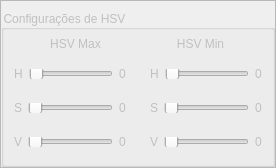
                              <widget class="QFrame" name="box_HSV_configs">
                               <property name="maximumSize">
                                <size>
                                 <width>400</width>
                                 <height>16777215</height>
                                </size>
                               </property>
                               <property name="styleSheet">
                                <string notr="true">
QSlider::handle:hover {
	background-color: rgb(255, 255, 0);
}</string>
                               </property>
                               <property name="frameShape">
                                <enum>QFrame::StyledPanel</enum>
                               </property>
                               <property name="frameShadow">
                                <enum>QFrame::Raised</enum>
                               </property>
                               <layout class="QVBoxLayout" name="verticalLayout_66">
                                <property name="leftMargin">
                                 <number>0</number>
                                </property>
                                <property name="topMargin">
                                 <number>9</number>
                                </property>
                                <property name="rightMargin">
                                 <number>0</number>
                                </property>
                                <property name="bottomMargin">
                                 <number>0</number>
                                </property>
                                <item>
                                 <widget class="QGroupBox" name="groupBox_8">
                                  <property name="minimumSize">
                                   <size>
                                    <width>228</width>
                                    <height>100</height>
                                   </size>
                                  </property>
                                  <property name="autoFillBackground">
                                   <bool>false</bool>
                                  </property>
                                  <property name="styleSheet">
                                   <string notr="true">font: 600 9pt &quot;Segoe UI Variable Small&quot;;
color: rgb(192, 192, 192);</string>
                                  </property>
                                  <property name="title">
                                   <string>Configurações de HSV</string>
                                  </property>
                                  <property name="flat">
                                   <bool>false</bool>
                                  </property>
                                  <property name="checkable">
                                   <bool>false</bool>
                                  </property>
                                  <layout class="QVBoxLayout" name="verticalLayout_67">
                                   <property name="spacing">
                                    <number>4</number>
                                   </property>
                                   <property name="leftMargin">
                                    <number>0</number>
                                   </property>
                                   <property name="topMargin">
                                    <number>0</number>
                                   </property>
                                   <property name="rightMargin">
                                    <number>0</number>
                                   </property>
                                   <property name="bottomMargin">
                                    <number>0</number>
                                   </property>
                                   <item>
                                    <widget class="QFrame" name="titles_hsv">
                                     <property name="minimumSize">
                                      <size>
                                       <width>0</width>
                                       <height>23</height>
                                      </size>
                                     </property>
                                     <property name="maximumSize">
                                      <size>
                                       <width>16777215</width>
                                       <height>40</height>
                                      </size>
                                     </property>
                                     <property name="styleSheet">
                                      <string notr="true"/>
                                     </property>
                                     <property name="frameShape">
                                      <enum>QFrame::NoFrame</enum>
                                     </property>
                                     <property name="frameShadow">
                                      <enum>QFrame::Raised</enum>
                                     </property>
                                     <layout class="QHBoxLayout" name="horizontalLayout_40">
                                      <property name="spacing">
                                       <number>0</number>
                                      </property>
                                      <property name="leftMargin">
                                       <number>9</number>
                                      </property>
                                      <property name="topMargin">
                                       <number>5</number>
                                      </property>
                                      <property name="rightMargin">
                                       <number>9</number>
                                      </property>
                                      <property name="bottomMargin">
                                       <number>0</number>
                                      </property>
                                      <item>
                                       <widget class="QLabel" name="left_title">
                                        <property name="text">
                                         <string>HSV Max</string>
                                        </property>
                                        <property name="alignment">
                                         <set>Qt::AlignCenter</set>
                                        </property>
                                       </widget>
                                      </item>
                                      <item>
                                       <widget class="QLabel" name="right_title">
                                        <property name="text">
                                         <string>HSV Min</string>
                                        </property>
                                        <property name="alignment">
                                         <set>Qt::AlignCenter</set>
                                        </property>
                                       </widget>
                                      </item>
                                     </layout>
                                    </widget>
                                   </item>
                                   <item>
                                    <widget class="QFrame" name="content_box">
                                     <property name="minimumSize">
                                      <size>
                                       <width>0</width>
                                       <height>0</height>
                                      </size>
                                     </property>
                                     <property name="frameShape">
                                      <enum>QFrame::NoFrame</enum>
                                     </property>
                                     <property name="frameShadow">
                                      <enum>QFrame::Raised</enum>
                                     </property>
                                     <layout class="QHBoxLayout" name="horizontalLayout_41">
                                      <property name="spacing">
                                       <number>4</number>
                                      </property>
                                      <property name="leftMargin">
                                       <number>0</number>
                                      </property>
                                      <property name="topMargin">
                                       <number>0</number>
                                      </property>
                                      <property name="rightMargin">
                                       <number>0</number>
                                      </property>
                                      <property name="bottomMargin">
                                       <number>5</number>
                                      </property>
                                      <item>
                                       <widget class="QFrame" name="frame_30">
                                        <property name="maximumSize">
                                         <size>
                                          <width>135</width>
                                          <height>16777215</height>
                                         </size>
                                        </property>
                                        <property name="styleSheet">
                                         <string notr="true"/>
                                        </property>
                                        <property name="frameShape">
                                         <enum>QFrame::NoFrame</enum>
                                        </property>
                                        <property name="frameShadow">
                                         <enum>QFrame::Raised</enum>
                                        </property>
                                        <layout class="QVBoxLayout" name="verticalLayout_68">
                                         <property name="spacing">
                                          <number>2</number>
                                         </property>
                                         <property name="leftMargin">
                                          <number>1</number>
                                         </property>
                                         <property name="topMargin">
                                          <number>1</number>
                                         </property>
                                         <property name="rightMargin">
                                          <number>1</number>
                                         </property>
                                         <property name="bottomMargin">
                                          <number>1</number>
                                         </property>
                                         <item>
                                          <widget class="QFrame" name="box_h_max">
                                           <property name="styleSheet">
                                            <string notr="true"/>
                                           </property>
                                           <property name="frameShape">
                                            <enum>QFrame::NoFrame</enum>
                                           </property>
                                           <property name="frameShadow">
                                            <enum>QFrame::Raised</enum>
                                           </property>
                                           <layout class="QHBoxLayout" name="horizontalLayout_42">
                                            <item>
                                             <widget class="QLabel" name="label_67">
                                              <property name="text">
                                               <string>H</string>
                                              </property>
                                             </widget>
                                            </item>
                                            <item>
                                             <widget class="QSlider" name="horizontalSlider_13">
                                              <property name="minimumSize">
                                               <size>
                                                <width>0</width>
                                                <height>10</height>
                                               </size>
                                              </property>
                                              <property name="maximumSize">
                                               <size>
                                                <width>16777215</width>
                                                <height>10</height>
                                               </size>
                                              </property>
                                              <property name="cursor">
                                               <cursorShape>PointingHandCursor</cursorShape>
                                              </property>
                                              <property name="styleSheet">
                                               <string notr="true">QSlider::handle {
    height: 10px; /* Largura do manipulador do slider */
}</string>
                                              </property>
                                              <property name="orientation">
                                               <enum>Qt::Horizontal</enum>
                                              </property>
                                             </widget>
                                            </item>
                                            <item>
                                             <widget class="QLabel" name="label_68">
                                              <property name="text">
                                               <string>0</string>
                                              </property>
                                             </widget>
                                            </item>
                                           </layout>
                                          </widget>
                                         </item>
                                         <item>
                                          <widget class="QFrame" name="box_s_max">
                                           <property name="styleSheet">
                                            <string notr="true"/>
                                           </property>
                                           <property name="frameShape">
                                            <enum>QFrame::NoFrame</enum>
                                           </property>
                                           <property name="frameShadow">
                                            <enum>QFrame::Raised</enum>
                                           </property>
                                           <layout class="QHBoxLayout" name="horizontalLayout_43">
                                            <item>
                                             <widget class="QLabel" name="label_69">
                                              <property name="text">
                                               <string>S</string>
                                              </property>
                                             </widget>
                                            </item>
                                            <item>
                                             <widget class="QSlider" name="horizontalSlider_14">
                                              <property name="minimumSize">
                                               <size>
                                                <width>0</width>
                                                <height>10</height>
                                               </size>
                                              </property>
                                              <property name="maximumSize">
                                               <size>
                                                <width>16777215</width>
                                                <height>10</height>
                                               </size>
                                              </property>
                                              <property name="cursor">
                                               <cursorShape>PointingHandCursor</cursorShape>
                                              </property>
                                              <property name="styleSheet">
                                               <string notr="true"/>
                                              </property>
                                              <property name="orientation">
                                               <enum>Qt::Horizontal</enum>
                                              </property>
                                             </widget>
                                            </item>
                                            <item>
                                             <widget class="QLabel" name="label_70">
                                              <property name="text">
                                               <string>0</string>
                                              </property>
                                             </widget>
                                            </item>
                                           </layout>
                                          </widget>
                                         </item>
                                         <item>
                                          <widget class="QFrame" name="box_v_max">
                                           <property name="styleSheet">
                                            <string notr="true"/>
                                           </property>
                                           <property name="frameShape">
                                            <enum>QFrame::NoFrame</enum>
                                           </property>
                                           <property name="frameShadow">
                                            <enum>QFrame::Raised</enum>
                                           </property>
                                           <layout class="QHBoxLayout" name="horizontalLayout_44">
                                            <item>
                                             <widget class="QLabel" name="label_71">
                                              <property name="text">
                                               <string>V</string>
                                              </property>
                                             </widget>
                                            </item>
                                            <item>
                                             <widget class="QSlider" name="horizontalSlider_15">
                                              <property name="minimumSize">
                                               <size>
                                                <width>0</width>
                                                <height>10</height>
                                               </size>
                                              </property>
                                              <property name="maximumSize">
                                               <size>
                                                <width>16777215</width>
                                                <height>10</height>
                                               </size>
                                              </property>
                                              <property name="cursor">
                                               <cursorShape>PointingHandCursor</cursorShape>
                                              </property>
                                              <property name="orientation">
                                               <enum>Qt::Horizontal</enum>
                                              </property>
                                             </widget>
                                            </item>
                                            <item>
                                             <widget class="QLabel" name="label_72">
                                              <property name="text">
                                               <string>0</string>
                                              </property>
                                             </widget>
                                            </item>
                                           </layout>
                                          </widget>
                                         </item>
                                        </layout>
                                       </widget>
                                      </item>
                                      <item>
                                       <widget class="QFrame" name="box_right">
                                        <property name="maximumSize">
                                         <size>
                                          <width>135</width>
                                          <height>16777215</height>
                                         </size>
                                        </property>
                                        <property name="styleSheet">
                                         <string notr="true"/>
                                        </property>
                                        <property name="frameShape">
                                         <enum>QFrame::NoFrame</enum>
                                        </property>
                                        <property name="frameShadow">
                                         <enum>QFrame::Raised</enum>
                                        </property>
                                        <layout class="QVBoxLayout" name="verticalLayout_69">
                                         <property name="spacing">
                                          <number>2</number>
                                         </property>
                                         <property name="leftMargin">
                                          <number>1</number>
                                         </property>
                                         <property name="topMargin">
                                          <number>1</number>
                                         </property>
                                         <property name="rightMargin">
                                          <number>1</number>
                                         </property>
                                         <property name="bottomMargin">
                                          <number>1</number>
                                         </property>
                                         <item>
                                          <widget class="QFrame" name="box_h_min">
                                           <property name="styleSheet">
                                            <string notr="true"/>
                                           </property>
                                           <property name="frameShape">
                                            <enum>QFrame::NoFrame</enum>
                                           </property>
                                           <property name="frameShadow">
                                            <enum>QFrame::Raised</enum>
                                           </property>
                                           <layout class="QHBoxLayout" name="horizontalLayout_45">
                                            <item>
                                             <widget class="QLabel" name="label_12">
                                              <property name="text">
                                               <string>H</string>
                                              </property>
                                             </widget>
                                            </item>
                                            <item>
                                             <widget class="QSlider" name="horizontalSlider_16">
                                              <property name="minimumSize">
                                               <size>
                                                <width>0</width>
                                                <height>10</height>
                                               </size>
                                              </property>
                                              <property name="maximumSize">
                                               <size>
                                                <width>16777215</width>
                                                <height>10</height>
                                               </size>
                                              </property>
                                              <property name="cursor">
                                               <cursorShape>PointingHandCursor</cursorShape>
                                              </property>
                                              <property name="orientation">
                                               <enum>Qt::Horizontal</enum>
                                              </property>
                                             </widget>
                                            </item>
                                            <item>
                                             <widget class="QLabel" name="label_13">
                                              <property name="text">
                                               <string>0</string>
                                              </property>
                                             </widget>
                                            </item>
                                           </layout>
                                          </widget>
                                         </item>
                                         <item>
                                          <widget class="QFrame" name="box_s_min">
                                           <property name="styleSheet">
                                            <string notr="true"/>
                                           </property>
                                           <property name="frameShape">
                                            <enum>QFrame::NoFrame</enum>
                                           </property>
                                           <property name="frameShadow">
                                            <enum>QFrame::Raised</enum>
                                           </property>
                                           <layout class="QHBoxLayout" name="horizontalLayout_46">
                                            <item>
                                             <widget class="QLabel" name="label_75">
                                              <property name="text">
                                               <string>S</string>
                                              </property>
                                             </widget>
                                            </item>
                                            <item>
                                             <widget class="QSlider" name="horizontalSlider_17">
                                              <property name="minimumSize">
                                               <size>
                                                <width>0</width>
                                                <height>10</height>
                                               </size>
                                              </property>
                                              <property name="maximumSize">
                                               <size>
                                                <width>16777215</width>
                                                <height>10</height>
                                               </size>
                                              </property>
                                              <property name="cursor">
                                               <cursorShape>PointingHandCursor</cursorShape>
                                              </property>
                                              <property name="orientation">
                                               <enum>Qt::Horizontal</enum>
                                              </property>
                                             </widget>
                                            </item>
                                            <item>
                                             <widget class="QLabel" name="label_76">
                                              <property name="text">
                                               <string>0</string>
                                              </property>
                                             </widget>
                                            </item>
                                           </layout>
                                          </widget>
                                         </item>
                                         <item>
                                          <widget class="QFrame" name="box_v_min">
                                           <property name="styleSheet">
                                            <string notr="true"/>
                                           </property>
                                           <property name="frameShape">
                                            <enum>QFrame::NoFrame</enum>
                                           </property>
                                           <property name="frameShadow">
                                            <enum>QFrame::Raised</enum>
                                           </property>
                                           <layout class="QHBoxLayout" name="horizontalLayout_47">
                                            <item>
                                             <widget class="QLabel" name="label_77">
                                              <property name="text">
                                               <string>V</string>
                                              </property>
                                             </widget>
                                            </item>
                                            <item>
                                             <widget class="QSlider" name="horizontalSlider_18">
                                              <property name="minimumSize">
                                               <size>
                                                <width>0</width>
                                                <height>10</height>
                                               </size>
                                              </property>
                                              <property name="maximumSize">
                                               <size>
                                                <width>16777215</width>
                                                <height>10</height>
                                               </size>
                                              </property>
                                              <property name="cursor">
                                               <cursorShape>PointingHandCursor</cursorShape>
                                              </property>
                                              <property name="orientation">
                                               <enum>Qt::Horizontal</enum>
                                              </property>
                                             </widget>
                                            </item>
                                            <item>
                                             <widget class="QLabel" name="label_78">
                                              <property name="text">
                                               <string>0</string>
                                              </property>
                                             </widget>
                                            </item>
                                           </layout>
                                          </widget>
                                         </item>
                                        </layout>
                                       </widget>
                                      </item>
                                     </layout>
                                    </widget>
                                   </item>
                                  </layout>
                                 </widget>
                                </item>
                               </layout>
                              </widget>
